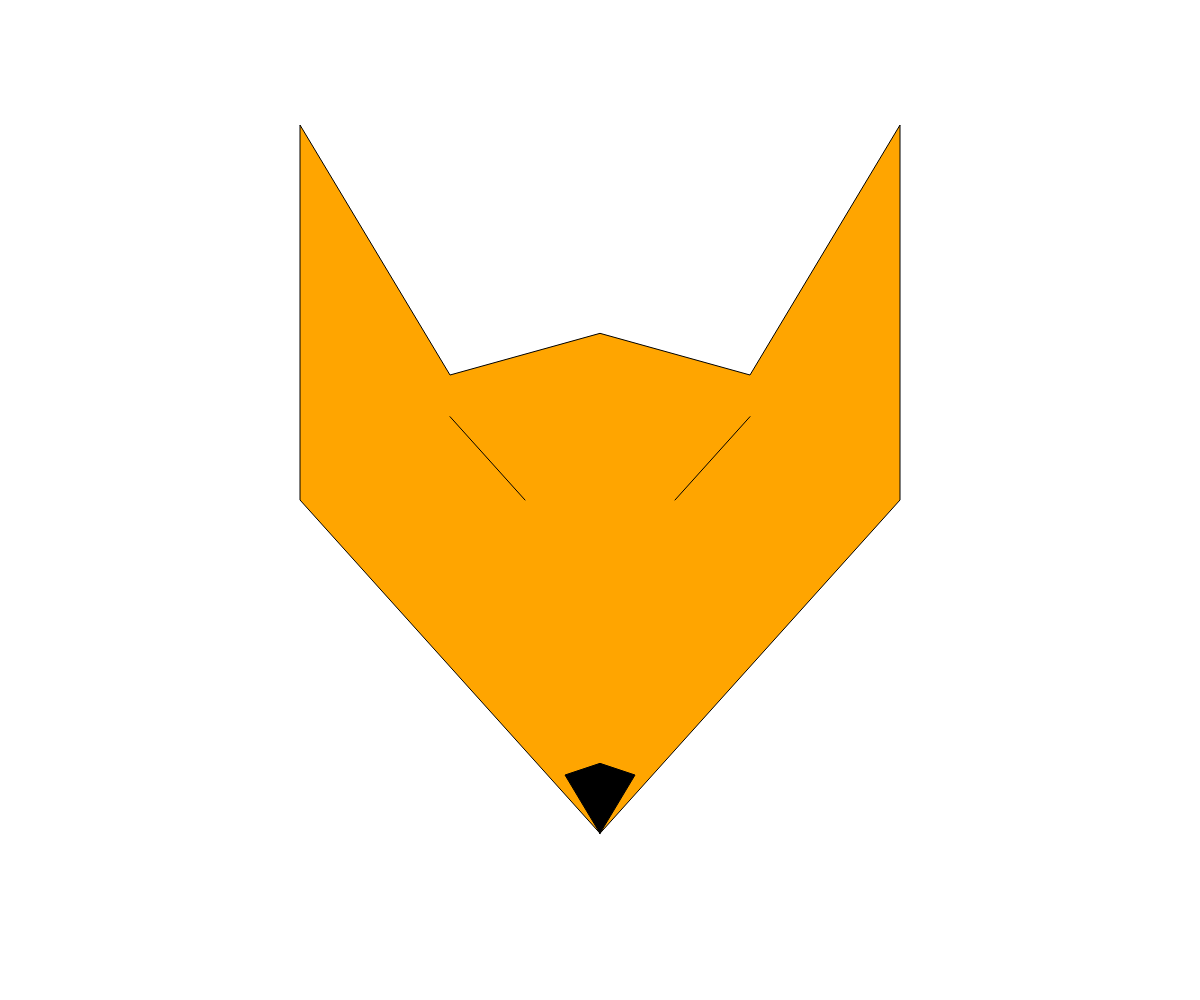
Frame 1 (no input)
Frame 60 (no input): identical to frame 1, image omitted
Frame 120 (the mouse pressed at the canvas centre since frame 60): identical to frame 1, image omitted

The p5.js sketch that drew this single still picture (run headless with seeded random() and noise() and a simulated clock; from frame 60 on, the mouse is pressed at the canvas centre):

// p5.js sketch
// ── sketch.js
var cnv;
var size;
var step;
function setup() {
  cnv = createCanvas(windowWidth, windowHeight);
  centerCanvas();
  size = 1.0;
  step = 0.2;
  frameRate(60);
  background(255);
  
} 

function draw(){
  background(255);
  drawFox(size);
}


//function that draws a simple fox head at the center of the canvas. Users can adjust the scale when calling the method
function drawFox(scale){
  stroke(0);
  fill("orange");
  translate((1-scale)*(width/2), (1-scale)*(height/2))
  //draw the outline of the fox head
  beginShape();
  	vertex(scale*(width/2), scale*(5*height/6));//center bottom vertex
  	vertex(scale*(3*width/4), scale*(height/2));
  	vertex(scale*(3*width/4), scale*(height/8));
  	vertex(scale*(5*width/8), scale*(3*height/8));
  	vertex(scale*(width/2), scale*(height/3));
  	vertex(scale*(3*width/8), scale*(3*height/8));
  	vertex(scale*(width/4), scale*(height/8));
  	vertex(scale*(width/4), scale*(height/2));
  endShape(CLOSE);
  
  fill(0);
  //draw eyes
  line(scale*(7*width/16), scale*(6*height/12), scale*(6*width/16), scale*(5*height/12));
  line(scale*(9*width/16), scale*(6*height/12), scale*(10*width/16), scale*(5*height/12));
  
  //draw nose
  beginShape();
  	vertex(scale*(width/2), scale*(5*height/6));
  	vertex(scale*(width/2 - 7*width/240), scale*(5*height/6 - 7*height/120));
  	vertex(scale*(width/2), scale*(5*height/6 - 7*height/100));
  	vertex(scale*(width/2 + 7*width/240), scale*(5*height/6 - 7*height/120));
  endShape(CLOSE);
}

function keyPressed(){
  if(keyCode === LEFT_ARROW){
    size -= step;
  }
  if(keyCode === RIGHT_ARROW){
    size += step;
  }
}

//center canvas method
// source: https://github.com/processing/p5.js/wiki/Positioning-your-canvas
function centerCanvas() {
  var x = (windowWidth - width) / 2;
  var y = (windowHeight - height) / 2;
  cnv.position(x, y);
}
function windowResized() {
  centerCanvas();
}
